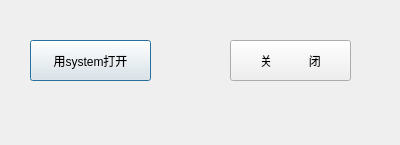
<?xml version="1.0" encoding="UTF-8"?>
<ui version="4.0">
 <class>start</class>
 <widget class="QDialog" name="start">
  <property name="geometry">
   <rect>
    <x>0</x>
    <y>0</y>
    <width>400</width>
    <height>145</height>
   </rect>
  </property>
  <property name="windowTitle">
   <string>Dialog</string>
  </property>
  <widget class="QPushButton" name="Button_open">
   <property name="enabled">
    <bool>true</bool>
   </property>
   <property name="geometry">
    <rect>
     <x>30</x>
     <y>40</y>
     <width>121</width>
     <height>41</height>
    </rect>
   </property>
   <property name="text">
    <string>用system打开</string>
   </property>
  </widget>
  <widget class="QPushButton" name="Button_close">
   <property name="geometry">
    <rect>
     <x>230</x>
     <y>40</y>
     <width>121</width>
     <height>41</height>
    </rect>
   </property>
   <property name="text">
    <string>关           闭</string>
   </property>
  </widget>
 </widget>
 <resources/>
 <connections/>
</ui>
